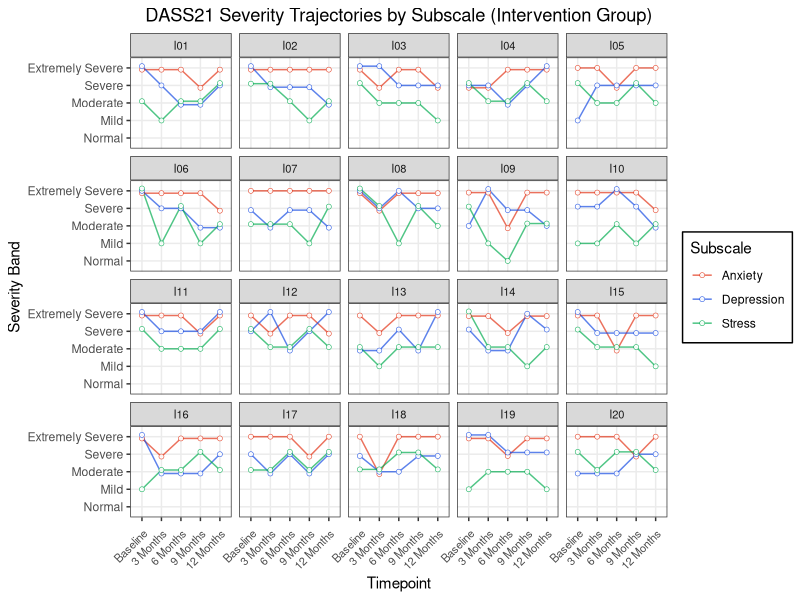
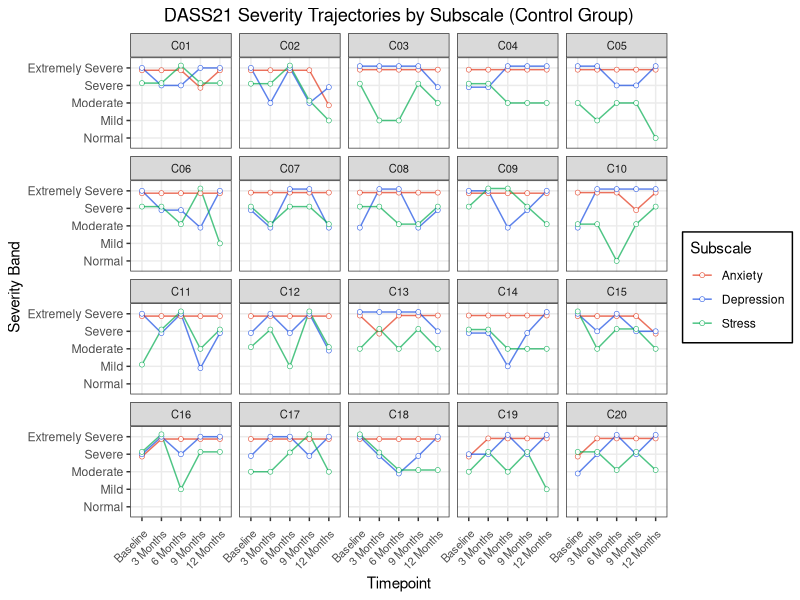

The R script that drew these images, in order:
## ---- chunk 1
library(tidyverse)

# Load data
data <- read.csv(here::here("data", "simulated_dass21_full.csv"))

# Multiply subscale scores by 2 to match DASS42 scoring conventions
scored_data <- data %>%
  mutate(across(c(DASS_Anxiety, DASS_Depression, DASS_Stress), ~ .x * 2))

# Reshape to long format
dass_long <- scored_data %>%
  pivot_longer(cols = c(DASS_Anxiety, DASS_Depression, DASS_Stress),
              names_to = "subscale",
              values_to = "score") %>%
  mutate(timepoint = factor(timepoint, levels = c("baseline", "3_months", "6_months", "9_months", "12_months")))
## ---- chunk 2
classify_severity <- function(score, subscale) {
  if (subscale == "DASS_Depression") {
    cut(score, breaks = c(-Inf, 9, 13, 20, 27, Inf),
        labels = c("Normal", "Mild", "Moderate", "Severe", "Extremely Severe"), right = TRUE)
  } else if (subscale == "DASS_Anxiety") {
    cut(score, breaks = c(-Inf, 7, 9, 14, 19, Inf),
        labels = c("Normal", "Mild", "Moderate", "Severe", "Extremely Severe"), right = TRUE)
  } else if (subscale == "DASS_Stress") {
    cut(score, breaks = c(-Inf, 14, 18, 25, 33, Inf),
        labels = c("Normal", "Mild", "Moderate", "Severe", "Extremely Severe"), right = TRUE)
  } else {
    return(NA)
  }
}

dass_long <- dass_long %>%
  mutate(severity_band = mapply(classify_severity, score, subscale))
## ---- chunk 3
intervention_data <- dass_long %>% filter(group == "intervention")

# Define timepoint labels
timepoint_labels <- c(
  "baseline" = "Baseline",
  "3_months" = "3 Months",
  "6_months" = "6 Months",
  "9_months" = "9 Months",
  "12_months" = "12 Months"
)

intervention_data$severity_band <- factor(intervention_data$severity_band,
                                          levels = c("Normal", "Mild", "Moderate", "Severe", "Extremely Severe"))

ggplot(intervention_data, aes(x = severity_band, y = timepoint, colour = subscale)) +
  geom_path(aes(group = interaction(id, subscale)),
            position = position_dodge(width = 0.4), alpha = 0.7) +
  geom_point(aes(group = interaction(id, subscale)),
            position = position_dodge(width = 0.4),
            size = 1.5, shape = 21, fill = "white", stroke = 0.3, alpha = 0.9) +
  scale_colour_manual("Subscale",
                      values = c("DASS_Anxiety" = "#E23418",
                                "DASS_Depression" = "#184CE2",
                                "DASS_Stress" = "#03AC50"),
                      labels = c("Anxiety", "Depression", "Stress")) +
  scale_y_discrete(labels = timepoint_labels) +
  coord_flip() +
  facet_wrap(~id) +
  theme_bw() +
  labs(
    title = "DASS21 Severity Trajectories by Subscale (Intervention Group)",
    x = "Severity Band",
    y = "Timepoint"
  ) +
  theme(
    axis.text.y = element_text(angle = 0, hjust = 1),
    axis.text.x = element_text(angle = 45, size = 8, hjust = 1, margin = margin(t = 5)),
    plot.title = element_text(hjust = 0.5),
    strip.text = element_text(size = 8),
    legend.background = element_rect(fill = "white", colour = "black", linewidth = 0.5),
    legend.key = element_rect(fill = "white", colour = NA)
  )
## ---- chunk 4
control_data <- dass_long %>% filter(group == "control")

control_data$severity_band <- factor(control_data$severity_band,
                                    levels = c("Normal", "Mild", "Moderate", "Severe", "Extremely Severe"))

ggplot(control_data, aes(x = severity_band, y = timepoint, colour = subscale)) +
  geom_path(aes(group = interaction(id, subscale)),
            position = position_dodge(width = 0.4), alpha = 0.7) +
  geom_point(aes(group = interaction(id, subscale)),
            position = position_dodge(width = 0.4),
            size = 1.5, shape = 21, fill = "white", stroke = 0.3, alpha = 0.9) +
  scale_colour_manual("Subscale",
                      values = c("DASS_Anxiety" = "#E23418",
                                "DASS_Depression" = "#184CE2",
                                "DASS_Stress" = "#03AC50"),
                      labels = c("Anxiety", "Depression", "Stress")) +
  scale_y_discrete(labels = timepoint_labels) +
  coord_flip() +
  facet_wrap(~id) +
  theme_bw() +
  labs(
    title = "DASS21 Severity Trajectories by Subscale (Control Group)",
    x = "Severity Band",
    y = "Timepoint"
  ) +
  theme(
    axis.text.y = element_text(angle = 0, hjust = 1),
    axis.text.x = element_text(angle = 45, size = 8, hjust = 1, margin = margin(t = 5)),
    plot.title = element_text(hjust = 0.5),
    strip.text = element_text(size = 8),
    legend.background = element_rect(fill = "white", colour = "black", linewidth = 0.5),
    legend.key = element_rect(fill = "white", colour = NA)
  )
